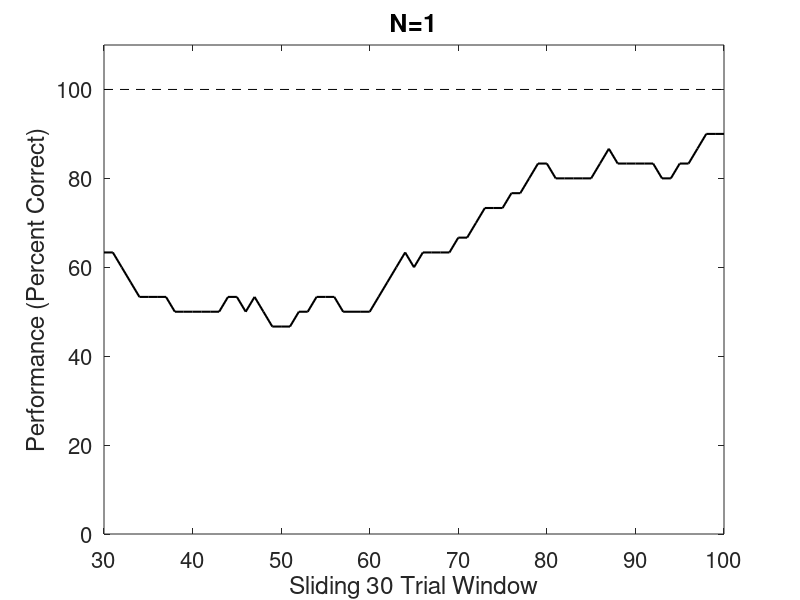

MATLAB code for this plot: (Note: this script raises an error after producing the figure.)
clc;
LABEL_SIZE  = 16; 
TITLE_SIZE  = 18;

nTrial = 130;
nRun=3;
nBlock              = 30;
PerCorrectPerTrial  = zeros(nRun,nTrial);
FiringRatePerTrial  = cell(nRun,1);
FIndexPerTrial      = cell(nRun,1);
nIn                 = 6;
nHippo              = 8;
nOut                = 2;
nTimeTrial          = 801;
WeightLayer1To2     = zeros(nRun,nTrial,nIn,nHippo);
WeightLayer2To3     = zeros(nRun,nTrial,nHippo,nOut);

%[PerCorrect FiringRate FIndex W12perTrial W23perTrial RasterPlot] = ...
 %   spikingNetworkContextLearning(nTrial);
%[nTrial nStim nHippo] = size(FiringRate);
load Run_Output.txt

AllPerCorrects=Run_Output(:,1);
%fprintf('Overall percent correct trials: %2.2f.\n',sum(PerCorrect)/nTrial*120);

% *************************************************************************
% Plot the trajectory of percent correct trials.
% *************************************************************************
for iRun = 1:nRun,
        fprintf('Run %d.\n',iRun);
        rng(1+iRun); 
        
        PerCorrectPerTrial(iRun,:)  = AllPerCorrects((iRun-1)*nTrial+1:(iRun-1)*nTrial+nTrial);
        PerCorrect= AllPerCorrects((iRun-1)*nTrial+1:(iRun-1)*nTrial+nTrial);
        
        % *************************************************************************
        % Plot the trajectory of percent correct trials.
        % *************************************************************************
        TrialWindow = repmat(1/30,[30,1]);
        PerCorrect  = imfilter(double(PerCorrect),TrialWindow,'same',0)*100;
        TrialIndex  = 30:(nTrial-30); 
        PerCorrect  = PerCorrect(TrialIndex);
        figure('Name','Figure 3A', 'NumberTitle','off', 'Position',[50 50 800 500]);
        plot(TrialIndex,PerCorrect,'-k','LineWidth',1.5);
        xlabel('Sliding 30 Trial Window','FontSize',LABEL_SIZE);
        ylabel('Performance (Percent Correct)','FontSize',LABEL_SIZE);
        set(gca,'FontSize',LABEL_SIZE); 
        title(sprintf('N=%d',1),'FontSize',TITLE_SIZE);
        ylim([0 110]);
        hold on;
        plot([30 100],[100 100],'--k');
        
         
end

% *************************************************************************
% Figure for correct detection graph.
% *************************************************************************

TrialWindow         = repmat(1/30, [1 30]);
PerCorrectPerTrial  = imfilter(double(PerCorrectPerTrial),...
                               TrialWindow,'same',0)*100;
TrialIndex          = 30:100;
PerCorrectPerTrial  = PerCorrectPerTrial(:,TrialIndex);


figure('Name','Figure 3B', 'NumberTitle','off', 'Position',[50 50 800 500]);
errorarea(TrialIndex,mean(PerCorrectPerTrial),...
                     std(PerCorrectPerTrial),[.85 .85 .85],'k');
hold on
plot([30 100],[100 100],'--k');
%hold off
%axis([30 100 110]);
xlabel('Sliding 30 Trial Window','FontSize',LABEL_SIZE);
ylabel('Performance (Percent Correct)','FontSize',LABEL_SIZE);
set(gca,'FontSize',LABEL_SIZE);
title(sprintf('N=%d',nRun),'FontSize',TITLE_SIZE);



% *************************************************************************
% Figures for selectivity indices.
% *************************************************************************
nBin = 4;
%[nTrial nStim nHippo]   = size(FiringRatePerTrial{1});
nStim=8;
SIPosPerTrial           = zeros(nRun,nBin,nHippo);
SIItemPerTrial          = zeros(nRun,nBin,nHippo);
SIContextPerTrial       = zeros(nRun,nBin,nHippo);
opt.nBin                = nBin;
opt.nTrial              = nTrial;
opt.nCell               = nHippo;
opt.nStim               = nStim;

for iRun = 1:nRun,
    FiringRate                          = FiringRatePerTrial{iRun};
    [SIPos SIItem SIContext]            = firingRateToSI(FiringRate,opt);
    FIndex                              = FIndexPerTrial{iRun};
    SIPosPerTrial(iRun,:,:)             = SIPos;
    SIItemPerTrial(iRun,:,:)            = SIItem;
    SIContextPerTrial(iRun,:,:)         = SIContext;
    SIPosPerTrial(iRun,:,~FIndex)       = NaN;
    SIItemPerTrial(iRun,:,~FIndex)      = NaN;
    SIContextPerTrial(iRun,:,~FIndex)   = NaN;
end

SIPosPerTrial(SIPosPerTrial==0)         = NaN;
SIItemPerTrial(SIItemPerTrial==0)       = NaN;
SIContextPerTrial(SIContextPerTrial==0) = NaN;
MeanSIPos       = squeeze(meanWoutNaN(SIPosPerTrial,1));
SemSIPos        = squeeze(semWoutNaN(SIPosPerTrial,1));
MeanSIItem      = squeeze(meanWoutNaN(SIItemPerTrial,1));
SemSIItem       = squeeze(semWoutNaN(SIItemPerTrial,1));
MeanSIContext   = squeeze(meanWoutNaN(SIContextPerTrial,1));
SemSIContext    = squeeze(semWoutNaN(SIContextPerTrial,1));
XNAME = {'1st','2nd','3rd','4th'};
% *************************************************************************
% Selectivity index for place.
% *************************************************************************
figure('Name','Figur 5A', 'NumberTitle','off', ...
       'Position',[50 50 1200 600],'PaperPosition',[1 1 14 8]);
for iHippo = 1:nHippo,
    subplot(2,nHippo/2,iHippo);
        bar(MeanSIPos(:,iHippo),'EdgeColor',[0 0 0],'FaceColor',[0.7 0.7 0.7]);
        hold on;
        errorbar(1:4,MeanSIPos(:,iHippo),SemSIPos(:,iHippo),'k.','LineWidth',1.5);
        plot([1 4],[1 1],'--k','LineWidth',1.5);
        hold off;
        ylim([0 1.1]);
        set(gca,'XTick',[1 2 3 4],'XTickLabel',XNAME);
        ylabel('SI place','FontSize',LABEL_SIZE);
        set(gca,'FontSize',LABEL_SIZE);
        title(sprintf('Cell %d',iHippo),'FontSize',TITLE_SIZE);
end
print('-depsc',sprintf('%sFigureSIPlace.eps',figurePath));


